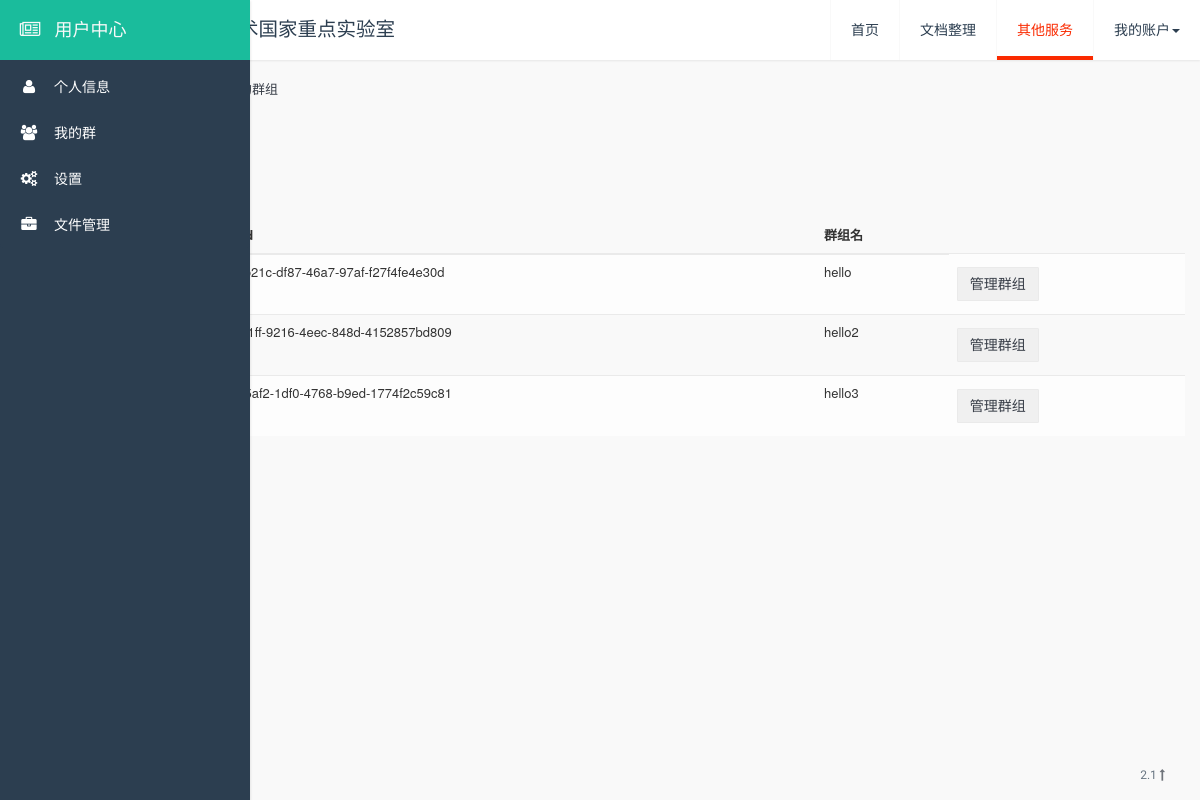
/user/group_management/ (signed in), run on the app's committed database.
### user/models.py (models this page shows, shortened)
class Group(models.Model):
    owner = models.ForeignKey(User, on_delete=models.CASCADE, related_name='group_owner')
    group_id = models.UUIDField(default=uuid.uuid4, null=False, auto_created=True, editable=False)
    group_name = models.CharField(max_length=255, default='', unique=True)

### user/views.py (the view)
@login_required(login_url='/user/login/')
def group_management(request):
    user = request.user
    groups = Group.objects.filter(owner=user)
    context = {
        'groups': groups,
        'user': user,
    }
    return render(request, 'user/group_management.html', context)

### user/templates/user/group_management.html (shortened to what this page needs)
<!DOCTYPE html>
<html lang="en">
<head>
</head>
<body>
{% extends 'user/user_base.html' %}
{% block main_body %}
    <div class="side-body">
        <ul class="nav nav-pills" style="margin-bottom: 10px;">
            <li role="presentation" class="active"><a href="{% url 'user:group_management' %}">我创建的群组</a></li>
            <li role="presentation"><a href="{% url 'user:shared_group_management' %}">我加入的群组</a ></li>
        </ul>
        <button type="button" class="btn btn-primary" data-toggle="modal" data-target="#create_group_modal">
        </button>
    <br>
    <br>
    <br>
    <br>
        <div>
            <table class="table table-striped">
                    <thead>
                    <tr>
                        <th scope="col"> 创建人 </th>
                        <th scope="col"> 群组id </th>
                        <th scope="col"> 群组名 </th>
                    </tr>
                    </thead>
                    {% for group in groups %}
                        <tr id={{  group.group_id }}>
                            <td>{{ group.owner.username }}</td>
                            <td>{{ group.group_id }}</td>
                            <td>{{ group.group_name }}</td>
                            <td>
                                <button type="button" class="btn btn-default">
                                    <a href="{% url 'user:edit_group' group.group_id %}"> 管理群组 </a>
                                </button>
                            </td>
                        </tr>
                    {% endfor %}
            </table>
        </div>
    </div>
{% endblock %}

### user/static/css/style.css (style rules this page uses)
html { height: 100%; }
body { padding-top: 0px; height: 100%; position: relative; font-size: 13px; }
* { outline: none; }
a { text-decoration: none; }
.app-container .content-container .side-body { padding-top: 70px; }
.app-container .side-body { margin-left: 75px; margin-right: 15px; -webkit-transition: all 0.25s; transition: all 0.25s; }
.btn { margin-top: 5px; margin-bottom: 5px; border-radius: 1px; border-width: 1px; font-family: 'Roboto Condensed', sans-serif; }

### user/static/css/themes/flat-green.css (style rules this page uses)
.flat-green { background-color: #F9F9F9; }
.flat-green a { color: #363c46; }
.flat-green .btn.btn-default { background-color: #F0F0F0; border-color: #EAEAEA; }
.flat-green .btn.btn-primary { background-color: #2C3E50; color: #FFF; border-color: #2C3E50; }
.flat-green .table > tbody > tr > td, .flat-green .table > tbody > tr > th, .flat-green .table > tfoot > tr > td, .flat-green .table > tfoot > tr > th { border-color: #EAEAEA; }
.flat-green .table > thead > tr > th { border-color: #EAEAEA; }
.flat-green .table.table-striped > tbody > tr:nth-of-type(odd) { background-color: #FDFDFD; }

### data on the page
Group: group_id "4c4db21c-df87-46a7-97af-f27f4fe4e30d", group_name "hello"
Group: group_id "fc0bd1ff-9216-4eec-848d-4152857bd809", group_name "hello2"
Group: group_id "00505af2-1df0-4768-b9ed-1774f2c59c81", group_name "hello3"
